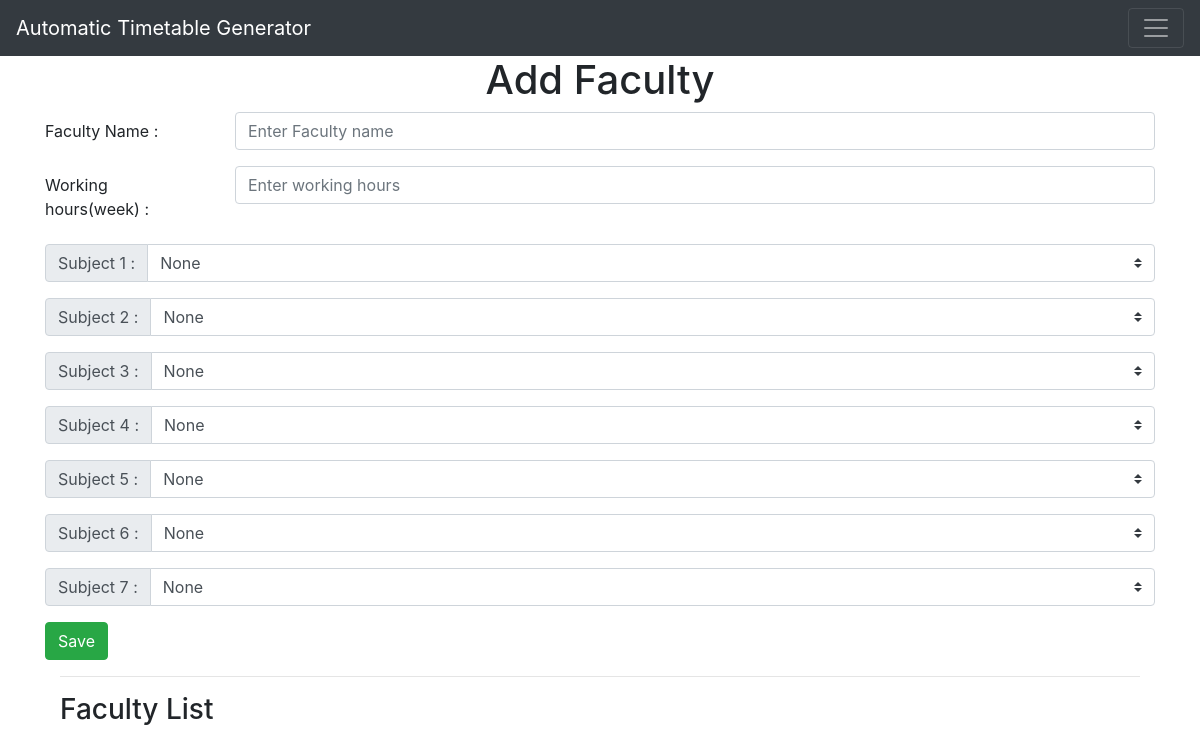
The page /add-faculty on the database as committed earlier.
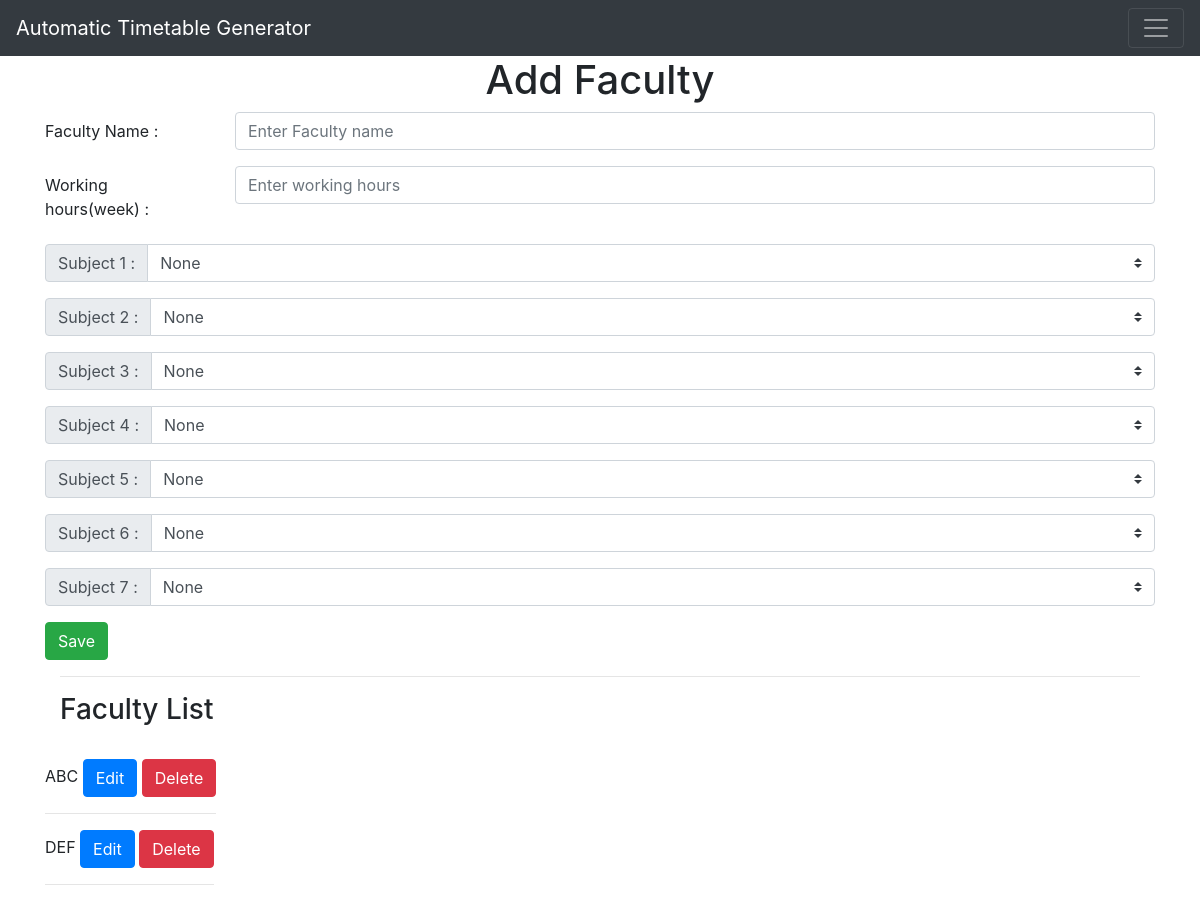
The same page on the database as committed later.
### app.py (models this page shows, shortened)
class Faculty(db.Model):
    faculty_id = db.Column(db.Integer, primary_key=True)
    faculty_name = db.Column(db.String(40), nullable=False)
    faculty_hours = db.Column(db.Integer, nullable=False)
    faculty_subject1 = db.Column(db.String(40), default='None')
    faculty_subject2 = db.Column(db.String(40), default='None')
    faculty_subject3 = db.Column(db.String(40), default='None')
    faculty_subject4 = db.Column(db.String(40), default='None')
    faculty_subject5 = db.Column(db.String(40), default='None')
    faculty_subject6 = db.Column(db.String(40), default='None')
    faculty_subject7 = db.Column(db.String(40), default='None')

### app.py (the view)
@app.route('/add-faculty', methods=['GET','POST'])
def add_faculty():
    if request.method == "POST":
        faculty_name = request.form['faculty_name']
        faculty_hours = request.form['faculty_hours']
        faculty_subject1 = request.form.get('faculty_subject1')
        faculty_subject2 = request.form.get('faculty_subject2')
        faculty_subject3 = request.form.get('faculty_subject3')
        faculty_subject4 = request.form.get('faculty_subject4')
        faculty_subject5 = request.form.get('faculty_subject5')
        faculty_subject6 = request.form.get('faculty_subject6')
        faculty_subject7 = request.form.get('faculty_subject7')
        new_faculty = Faculty(faculty_name=faculty_name, faculty_hours=faculty_hours, faculty_subject1=faculty_subject1, faculty_subject2=faculty_subject2, faculty_subject3=faculty_subject3, faculty_subject4=faculty_subject4, faculty_subject5=faculty_subject5, faculty_subject6=faculty_subject6, faculty_subject7=faculty_subject7)
        db.session.add(new_faculty) # added for this session only
        db.session.commit() # added permanently
        return redirect('/add-faculty')
    else:
        all_faculties = Faculty.query.order_by(Faculty.faculty_id).all()
        all_subjects = Subject.query.order_by(Subject.id).all()
        return render_template('add-faculty.html', subjects = all_subjects, faculties = all_faculties) # to use in loops

### templates/add-faculty.html (shortened to what this page needs)
{% extends 'base.html' %}
{% block body %}
<div class="container">
    <h1 style="text-align:center" >Add Faculty</h1>
</div>
<form action="/add-faculty" method="post">
    <div class="form-group row">
    <label for="faculty_name" class="col-sm-2 col-form-label">Faculty Name :</label>
    <div class="col-sm-10">
      <input type="text" class="form-control" name="faculty_name" id="faculty_name" placeholder="Enter Faculty name" required>
    </div>
  </div>
    <div class="form-group row">
      <label for="faculty_hours" class="col-sm-2 col-form-label">Working hours(week) :</label>
      <div class="col-sm-10">
        <input type="number" class="form-control" name="faculty_hours" id="faculty_hours" placeholder="Enter working hours" required>
      </div>
    </div>
    <div class="input-group mb-3" id="add">
      <div class="input-group-prepend">
        <label class="input-group-text" for="faculty_subject1">Subject 1 :</label>
      </div>
      <select class="custom-select" name="faculty_subject1" id="faculty_subject1">
          <option default value="none">None</option>
      </select>
    </div>
    <div class="input-group mb-3" id="add">
      <div class="input-group-prepend">
        <label class="input-group-text" for="faculty_subject2">Subject 2 :</label>
      </div>
      <select class="custom-select" name="faculty_subject2" id="faculty_subject2">
          <option default value="none">None</option>
      </select>
    </div>
    <div class="input-group mb-3" id="add">
      <div class="input-group-prepend">
        <label class="input-group-text" for="faculty_subject3">Subject 3 :</label>
      </div>
      <select class="custom-select" name="faculty_subject3" id="faculty_subject3">
          <option default value="none">None</option>
      </select>
    </div>
    <div class="input-group mb-3" id="add">
      <div class="input-group-prepend">
        <label class="input-group-text" for="faculty_subject4">Subject 4 :</label>
      </div>
      <select class="custom-select" name="faculty_subject4" id="faculty_subject4">
          <option default value="none">None</option>
      </select>
    </div>
    <div class="input-group mb-3" id="add">
      <div class="input-group-prepend">
        <label class="input-group-text" for="faculty_subject5">Subject 5 :</label>
      </div>
      <select class="custom-select" name="faculty_subject5" id="faculty_subject5">
          <option default value="none">None</option>
      </select>
    </div>
    <div class="input-group mb-3" id="add">
      <div class="input-group-prepend">
        <label class="input-group-text" for="faculty_subject6">Subject 6 :</label>
      </div>
      <select class="custom-select" name="faculty_subject6" id="faculty_subject6">
          <option default value="none">None</option>
      </select>
    </div>
    <div class="input-group mb-3" id="add">
      <div class="input-group-prepend">
        <label class="input-group-text" for="faculty_subject7">Subject 7 :</label>
      </div>
      <select class="custom-select" name="faculty_subject7" id="faculty_subject7">
          <option default value="none">None</option>
      </select>
    </div>
  <div>
      <button class="btn btn-success" type="submit">Save</button>
  </div>
</form>
<div class="container">
    <hr>
    <h3>Faculty List</h3>
    <br>
    {% for faculty in faculties %}
        <div class="row">
            <div class="column">
                {{faculty.faculty_name}}
                <a class="btn btn-primary" href="/edit/faculty/{{faculty.faculty_id}}" >Edit</a>
                <a class="btn btn-danger" href="/delete/faculty/{{faculty.faculty_id}}" >Delete</a>
                <hr>
            </div>
        </div>
    {% endfor %}
</div>
{% endblock %}

Rows that differ between the two databases and show on the page:
added Faculty: faculty_name "ABC"
added Faculty: faculty_name "DEF"
